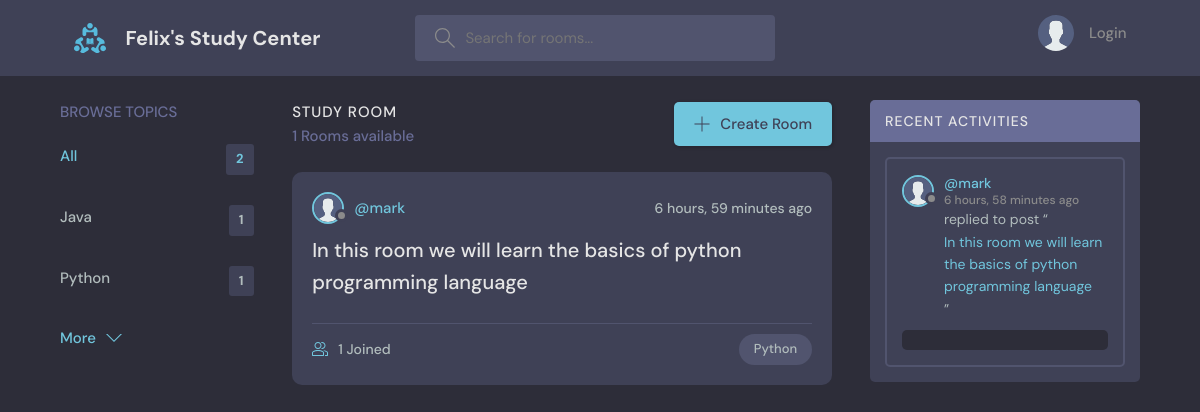
Page /?q=Python on the committed database.
### base/models.py (models this page shows, shortened)
class Topic(models.Model):
    name = models.CharField(max_length=200)

class Room(models.Model):
    host = models.ForeignKey(User, on_delete=models.SET_NULL, null=True)
    topic = models.ForeignKey(Topic, on_delete=models.SET_NULL, null=True)
    name = models.CharField(max_length=200)
    description = models.TextField(null=True, blank=True)
    participants = models.ManyToManyField(User, related_name='participants', blank=True)
    updated = models.DateTimeField(auto_now=True)
    created = models.DateTimeField(auto_now_add=True)
    def __str__(self):
        return self.name
    class Meta:
        ordering = ['-updated', '-created']

class User(AbstractUser):
    name = models.CharField(max_length=200, null=True)
    email = models.EmailField(null=True, unique=True)
    bio = models.TextField(null=True)
    avatar = models.ImageField(upload_to='', null=True, default='avatar.svg')
    USERNAME_FIELD = 'email'
    REQUIRED_FIELDS = []

class Message(models.Model):
    user = models.ForeignKey(User, on_delete=models.CASCADE)
    room = models.ForeignKey(Room, on_delete=models.CASCADE)
    message = models.TextField()
    updated = models.DateTimeField(auto_now=True)
    created = models.DateTimeField(auto_now_add=True)
    class Meta:
        ordering = ['-updated', '-created']

### base/views.py (the view)
# urls.py: path('', views.home, name='home'),
def home(request):
    q = request.GET.get('q') if request.GET.get('q') != None else ""
    rooms = Room.objects.filter(
        Q(topic__name__icontains=q) |
        Q(name__icontains=q) |
        Q(description__icontains=q)
    )
    topics = Topic.objects.all()[0:4]
    room_count = rooms.count()
    room_messages = Message.objects.filter(Q(room__name__icontains=q))
    context = {
        "rooms": rooms,
        "topics": topics,
        "room_count": room_count,
        "room_messages": room_messages
    }
    return render(request, 'base/home.html', context)

### base/templates/base/home.html (shortened to what this page needs)
{% extends 'main.html' %}
{% block content %}
    <main class="layout layout--3">
      <div class="container">
        {% include 'base/topics_component.html' %}
        <div class="roomList">
          <div class="roomList__header">
            <div>
              <h2>Study Room</h2>
              <p>{{room_count }} Rooms available</p>
            </div>
            <a class="btn btn--main" href="{% url 'create-room' %}">
              <svg version="1.1" xmlns="http://www.w3.org/2000/svg" width="32" height="32" viewBox="0 0 32 32">
                <title>add</title>
                <path
                  d="M16.943 0.943h-1.885v14.115h-14.115v1.885h14.115v14.115h1.885v-14.115h14.115v-1.885h-14.115v-14.115z"
                ></path>
              </svg>
              Create Room
            </a>
          </div>
          {% include 'base/feed_component.html' %}
        </div>
        {% include 'base/activity_component.html' %}
      </div>
    </main>
{% endblock %}

### base/templates/base/topics_component.html
<div class="topics">
          <div class="topics__header">
            <h2>Browse Topics</h2>
          </div>
          <ul class="topics__list">
            <li>
              <a href="{% url 'home' %}" class="active">All <span>{{ topics.count }}</span></a>
            </li>
              {% for topic in topics %}
            <li>
              <a href="{% url 'home' %}?q={{ topic.name }}">{{ topic.name }} <span>{{topic.room_set.all.count}}</span></a>
            </li>
              {% endfor %}
          </ul>
          <a class="btn btn--link" href="{% url 'topics' %}">
            More
            <svg version="1.1" xmlns="http://www.w3.org/2000/svg" width="32" height="32" viewBox="0 0 32 32">
              <title>chevron-down</title>
              <path d="M16 21l-13-13h-3l16 16 16-16h-3l-13 13z"></path>
            </svg>
          </a>
        </div>

### base/templates/base/feed_component.html (shortened to what this page needs)
{% for room in rooms %}
<div class="roomListRoom">
            <div class="roomListRoom__header">
              <a href="{% url 'user-profile' room.host.id %}" class="roomListRoom__author">
                <div class="avatar avatar--small">
                  <img src="{{ room.host.avatar.url }}" />
                </div>
                <span>@{{ room.host.username}}</span>
              </a>
              <div class="roomListRoom__actions">
                <span>{{ room.created|timesince}} ago</span>
              </div>
            </div>
            <div class="roomListRoom__content">
              <a href="{% url 'room' room.id %}">{{ room.name }}</a>
            </div>
            <div class="roomListRoom__meta">
              <a href="{% url 'room' room.id %}" class="roomListRoom__joined">
                {{ room.participants.all.count }} Joined
              </a>
              <p class="roomListRoom__topic">{{ room.topic.name }}</p>
            </div>
          </div>
{% endfor %}

### base/templates/base/activity_component.html (shortened to what this page needs)
<div class="activities">
    <div class="activities__header">
        <h2>Recent Activities</h2>
    </div>
    {% for message in room_messages %}
    <div class="activities__box">
        <div class="activities__boxHeader roomListRoom__header">
            <a href="{% url 'user-profile' message.user.id %}" class="roomListRoom__author">
                <div class="avatar avatar--small">
                    <img src="{{ message.user.avatar.url }}" />
                </div>
                <p>
                    @{{message.user.username}}
                    <span>{{message.created|timesince}} ago</span>
                </p>
            </a>
        </div>
        <div class="activities__boxContent">
            <p>replied to post “<a href="{% url 'room' message.room.id %}">{{message.room}}</a>”</p>
            <div class="activities__boxRoomContent">{{message.body}}</div>
        </div>
    </div>
    {% endfor %}
</div>

### rows in the picture
Topic: name "Java", room_set.all.count "1"
Topic: name "Python", room_set.all.count "1"
Room: host.avatar (placeholder picture), host.username "mark", created "6 hours, 59 minutes", name "In this room we will learn the basics of python programming language", participants.all.count "1", topic.name "Python"
Message: user.avatar (placeholder picture), user.username "mark", created "6 hours, 58 minutes", room "In this room we will learn the basics of python programming language"

### other values in the picture
{{ topics.count }} "2"
{{ room_count }} "1"
